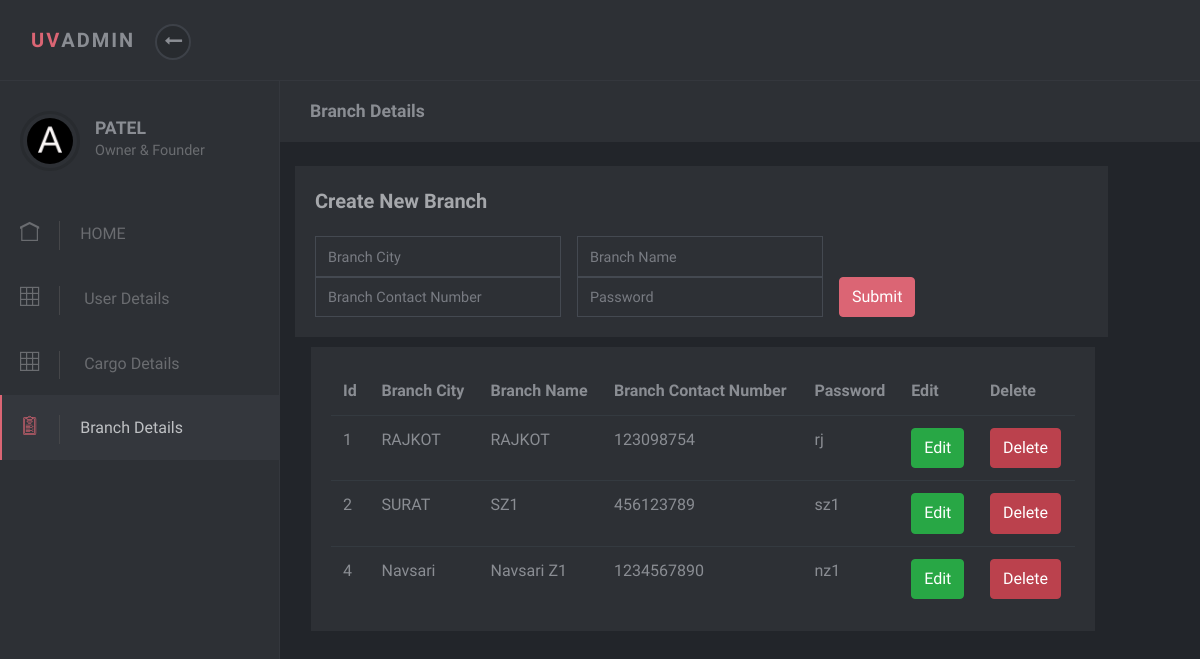
Screenshot of /Uvadlog/admin/forms.php with the database file from the repository.
### tables this page shows
CREATE TABLE `branchlog` (
  `id` int(2) NOT NULL,
  `branchcity` varchar(20) NOT NULL,
  `branchname` varchar(15) NOT NULL,
  `branchcontactnumber` int(10) NOT NULL,
  `password` varchar(10) NOT NULL
);

### Uvadlog/admin/forms.php (the view, shortened to what this page needs)
<!DOCTYPE html>
<html>
  <head>
    <link rel="stylesheet" href="vendor/bootstrap/css/bootstrap.min.css">
    <link rel="stylesheet" href="vendor/font-awesome/css/font-awesome.min.css">
    <link rel="stylesheet" href="css/font.css">
    <link rel="stylesheet" href="css/style.default.css" id="theme-stylesheet">
    <link rel="stylesheet" href="css/custom.css">
  </head>
  <body>
    <header class="header">
      <nav class="navbar navbar-expand-lg">
        <div class="container-fluid d-flex align-items-center justify-content-between">
          <div class="navbar-header">
            <a href="index.html" class="navbar-brand">
              <div class="brand-text brand-big visible text-uppercase"><strong class="text-primary">Uv</strong><strong>Admin</strong></div>
              <div class="brand-text brand-sm"><strong class="text-primary">U</strong><strong>A</strong></div></a>
            <button class="sidebar-toggle"><i class="fa fa-long-arrow-left"></i></button>
          </div>
        </div>
      </nav>
    </header>
    <div class="d-flex align-items-stretch">
      <nav id="sidebar">
        <div class="sidebar-header d-flex align-items-center">
          <div class="avatar"><img src="img/avatar-6.jpg" alt="..." class="img-fluid rounded-circle"></div>
          <div class="title">
           <h1 class="h5"><?php echo $_SESSION['admin']. " PATEL"; ?></h1>
           <p>Owner & Founder</p>
          </div>
        </div>
         <ul class="list-unstyled">
                  <li><a href="index.php"> <i class="icon-home"></i>HOME </a></li>
                  <li><a href="tables.php"> <i class="icon-grid"></i> User Details </a></li>
                  <li><a href="cargodetail.php"> <i class="icon-grid"></i> Cargo Details </a></li>
                  <li class="active"><a href="forms.php"> <i class="icon-padnote"></i>Branch Details </a></li>
         </ul>
      </nav>
      <div class="page-content">
        <div class="page-header no-margin-bottom">
          <div class="container-fluid">
            <h2 class="h5 no-margin-bottom">Branch Details</h2>
          </div>
        </div>
<?php
include('db.php');
?>
        <div class="col-lg-11">
                <div class="block">
                  <div class="title"><strong>Create New Branch</strong></div>
                  <div class="block-body">
                    <form class="form-inline"  method="POST">
                    <div class="form-group">
                        <input id="inlineFormInput" type="text" placeholder="Branch City" name="branchcity" class="mr-sm-3 form-control">
                      </div>
                      <div class="form-group">
                        <input id="inlineFormInput" type="text" placeholder="Branch Name" name="branchname" class="mr-sm-3 form-control">
                      </div>
                      <div class="form-group">
                        <input id="inlineFormInput" type="int" placeholder="Branch Contact Number" name="branchcontactnumber" class="mr-sm-3 form-control">
                      </div>
                      <div class="form-group">
                        <input id="inlineFormInputGroup" type="text" placeholder="Password" name="password" class="mr-sm-3 form-control">
                      </div>
                      <div class="form-group">
                        <input type="submit" value="Submit" name="submit" class="btn btn-primary">
                      </div>
                    </form>
                  </div>
                </div>
              </div>
           <section class="no-padding-top">
          <div class="container-fluid">
            <div class="row">
              <div class="col-lg-11">
                <div class="block margin-bottom-sm">
                  <div class="table-responsive">
                    <table class="table">
                      <thead>
                           <th> Id  </th>
                           <th>Branch City</th>
                           <th>Branch Name</th>
                           <th>Branch Contact Number</th>
                           <th>Password </th>
                           <th>Edit     </th>
                           <th>Delete   </th>
                      </thead>
                      <tbody>
                         <?php
                            $sql="SELECT * FROM branchlog";
                            $result = mysqli_query($db,$sql);
                              while($row=mysqli_fetch_assoc($result)){
                           ?>
                                <tr>
                                  <td><?php echo $row['id']?></td>
                                  <td><?php echo $row['branchcity']?></td>
                                  <td><?php echo $row['branchname']?></td>
                                  <td><?php echo $row['branchcontactnumber']?></td>
                                  <td><?php echo $row['password']?></td>
                                <td>
                                    <a href="edit1.php?type=edit&id=<?php echo $row["id"]; ?>" class="btn btn-success">Edit</a>
                                </td>
                                 <td>
                                    <a href="?type=delete&id=<?php echo $row["id"]; ?>" class="btn btn-danger">Delete</a>
                                </td>
                                </tr>
                                <?php } ?>
                      </tbody>
                    </table>
                  </div>
                </div>
              </div>
              </div>
  </body>
</html>

### rows the page displays
branchlog: id "1", branchcity "RAJKOT", branchname "RAJKOT", branchcontactnumber "123098754", password "rj"
branchlog: id "2", branchcity "SURAT", branchname "SZ1", branchcontactnumber "456123789", password "sz1"
branchlog: id "4", branchcity "Navsari", branchname "Navsari Z1", branchcontactnumber "1234567890", password "nz1"
